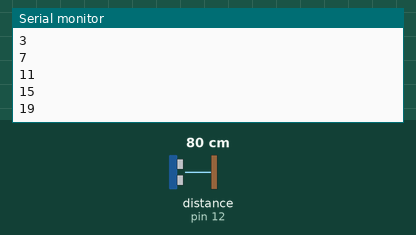
A sketch run on a simulated Arduino Uno, built with avr-gcc and run on an emulated ATmega328P. On the bench: the last lines printed to the serial monitor. Wiring (inferred from the names in the program): ultrasonic range finder: trigger pin 13; echo pin 12. Inputs (shaded band) come from the test bench; at power-on: distance to the obstacle (sensor on pin 12) 80 cm. The echo pulse lasts 58.3 µs per cm.

Above: at 1.2 s.
1.3 s: distance to the obstacle (sensor on pin 12) set to 2 cm
At 1.46 s:
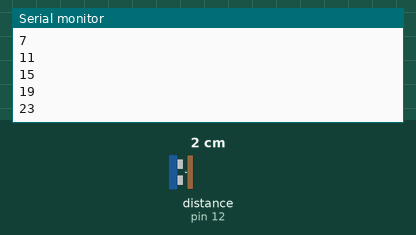
2.8 s: distance to the obstacle (sensor on pin 12) set to 4 cm
At 2.97 s:
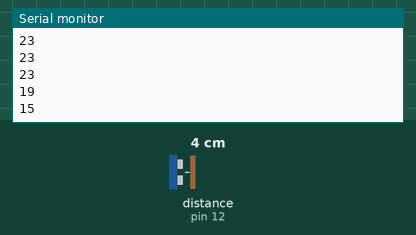
Timing chart, 0 to 5.8 s (numbered marks = the images above; inputs shaded):
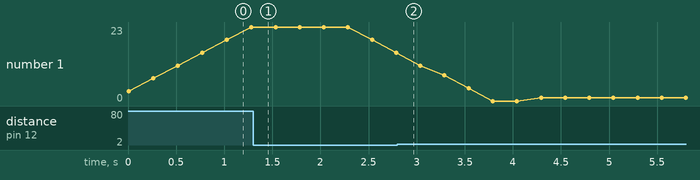

The sketch:

SensorArduinoCode.ino
```cpp
/*Dinda 2018*/

#define TRIGGER_PIN 13  // Arduino pin tied to trigger pin on the ultrasonic sensor.
#define ECHO_PIN 12  // Arduino pin tied to echo pin on the ultrasonic sensor.
int maxDistance = 200;
int delayValue = 250;

///////////////////////////////new smoothing
const int numReadings = 10;

int readings[numReadings];      // the readings from the analog input
int readIndex = 0;              // the index of the current reading
int total = 0;                  // the running total
int average = 0;                // the average

//int inputPin = A0;
////////////////////////////////

void setup() {
  Serial.begin(9600); // Open serial monitor at 9600 baud to see ping results.
 pinMode(TRIGGER_PIN, OUTPUT);
 pinMode(ECHO_PIN, INPUT);

  // Smoothing!!!  //////////////initialize all the readings to 0:
  for (int thisReading = 0; thisReading < numReadings; thisReading++) {
    readings[thisReading] = 0;
  }
}

void loop() {

 long duration, distance;
  digitalWrite(TRIGGER_PIN, LOW);  // Added this line
  delayMicroseconds(2); // Added this line
  digitalWrite(TRIGGER_PIN, HIGH);
  delayMicroseconds(10); // Added this line
  digitalWrite(TRIGGER_PIN, LOW);
  duration = pulseIn(ECHO_PIN, HIGH);
  distance = (duration/2) / 29.1;

  if(distance > maxDistance){
    distance = maxDistance;
    }

  //to deliver a percentage
  int distancePercentage = int((distance*100)/maxDistance);

  //Serial.println(distancePercentage);

////////smoothing////////////////////////// subtract the last reading:
  total = total - readings[readIndex];
  // read from the sensor:
  readings[readIndex] = distancePercentage; //agrego la lectura!
  // add the reading to the total:
  total = total + readings[readIndex];
  // advance to the next position in the array:
  readIndex = readIndex + 1;

  // if we're at the end of the array...
  if (readIndex >= numReadings) {
    // ...wrap around to the beginning:
    readIndex = 0;
  }

  // calculate the average:
  average = total / numReadings;
  // send it to the computer as ASCII digits
  Serial.println(average);
  delay(delayValue);
  ///////////////////////////////////smoothing ends

 }
```

Measured:
- plotted number 1: 15 → 1 after the input at 2.8 s
